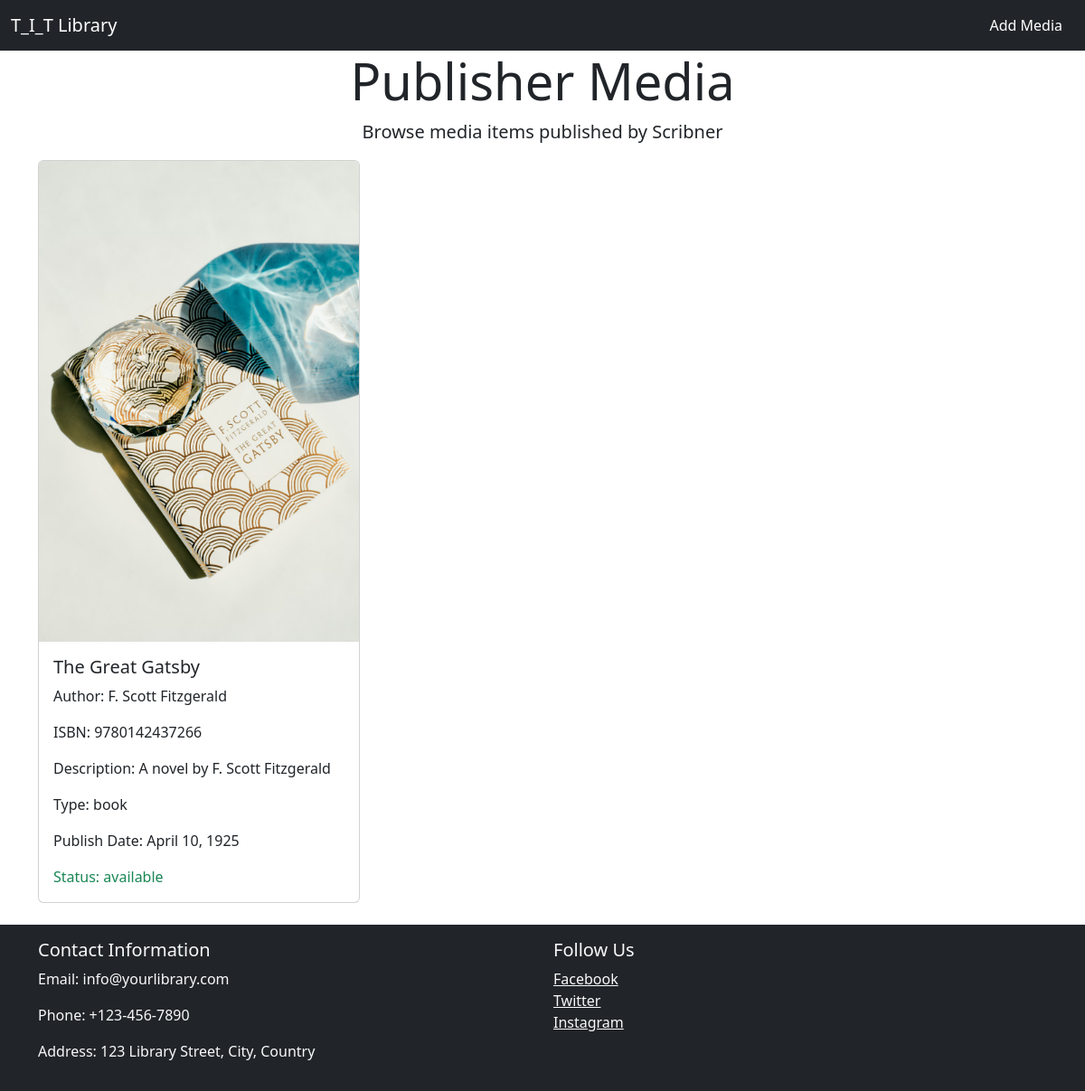
Page /publisher.php?publisher=Scribner on the committed database.
### tables this page shows
CREATE TABLE `media` (
  `id` int(11) NOT NULL,
  `title` varchar(255) NOT NULL,
  `picture` varchar(255) DEFAULT NULL,
  `isbn` varchar(20) NOT NULL,
  `short_description` text NOT NULL,
  `type` enum('book','CD','DVD') NOT NULL DEFAULT 'book',
  `author_first_name` varchar(100) NOT NULL,
  `author_last_name` varchar(100) NOT NULL,
  `publisher_name` varchar(255) NOT NULL,
  `publisher_address` varchar(255) DEFAULT NULL,
  `publish_date` date DEFAULT NULL,
  `status` enum('available','reserved') NOT NULL DEFAULT 'available'
);

### publisher.php (the view, shortened to what this page needs)
<?php
require_once 'db_connect.php';
if(isset($_GET["publisher"])) {
    $publisherName = $_GET["publisher"];
    $sql = "SELECT * FROM media WHERE publisher_name = '$publisherName'";
    $result = mysqli_query($connect, $sql);
    if(mysqli_num_rows($result) == 0) {
        $layout = "<p>No media found for this publisher.</p>";
    } else {
        $layout = "";
        while($row = mysqli_fetch_assoc($result)) {
            $publishDate = date("F j, Y", strtotime($row["publish_date"]));
            $statusTextClass = (strtolower($row["status"]) == "available") ? "text-success" : "text-danger";
            $layout .= "<div class='col-lg-4 col-md-6 mb-4  '>
                            <div class='card'>
                                <img src='picture/{$row["picture"]}' class='card-img-top' alt='Book Cover' >
                                <div class='card-body'>
                                    <h5 class='card-title'>{$row["title"]}</h5>
                                    <p class='card-text'>Author: {$row["author_first_name"]} {$row["author_last_name"]}</p>
                                    <p class='card-text'>ISBN: {$row["isbn"]}</p>
                                    <p class='card-text'>Description: {$row["short_description"]}</p>
                                    <p class='card-text'>Type: {$row["type"]}</p>
                                    <p class='card-text'>Publish Date: {$publishDate}</p>
                                    <p class='card-text'><span class='{$statusTextClass}'>Status: {$row["status"]}</span></p>
                                </div>
                            </div>
                        </div>";
        }
        $layout = "<div class='row row-cols-1 row-cols-md-2 row-cols-lg-3 g-4'>$layout</div>";
    }
} else {
    $layout = "<p>No publisher specified.</p>";
}
?>
<!DOCTYPE html>
<html lang="en">
<head>
    <link href="https://cdn.jsdelivr.net/npm/bootstrap@5.3.0/dist/css/bootstrap.min.css" rel="stylesheet">
</head>
<body>
<nav class="navbar navbar-expand-lg navbar-dark bg-dark">
    <div class="container-fluid">
        <a class="navbar-brand" href="index.php">T_I_T Library</a>
        <div class="collapse navbar-collapse" id="navbarSupportedContent">
            <form class="d-flex" role="search" action="create.php" method="get">
                <button class="btn btn-dark" type="submit">Add Media</button>
            </form>
        </div>
    </div>
</nav>
    <section class="jumbotron text-center">
        <div class="container">
            <h1 class="display-4">Publisher Media</h1>
            <p class="lead">Browse media items published by <?= $publisherName ?></p>
        </div>
    </section>
    <div class="container">
        <?= $layout ?>
    </div>
<footer class="footer mt-auto py-3 bg-dark text-light">
    <div class="container">
        <div class="row">
            <div class="col-md-6">
                <h5>Contact Information</h5>
                <p>Email: info@yourlibrary.com</p>
                <p>Phone: +123-456-7890</p>
                <p>Address: 123 Library Street, City, Country</p>
            </div>
            <div class="col-md-6">
                <h5>Follow Us</h5>
                <ul class="list-unstyled">
                    <li><a href="#" class="text-light">Facebook</a></li>
                    <li><a href="#" class="text-light">Twitter</a></li>
                    <li><a href="#" class="text-light">Instagram</a></li>
                </ul>
            </div>
        </div>
    </div>
</footer>
</body>
</html>

### rows in the picture
media: picture (picture), title "The Great Gatsby", author_first_name "F. Scott", author_last_name "Fitzgerald", isbn "9780142437266", short_description "A novel by F. Scott Fitzgerald", type "book", publish_date "April 10, 1925", status "available"

### other values in the picture
$publisherName "Scribner"
